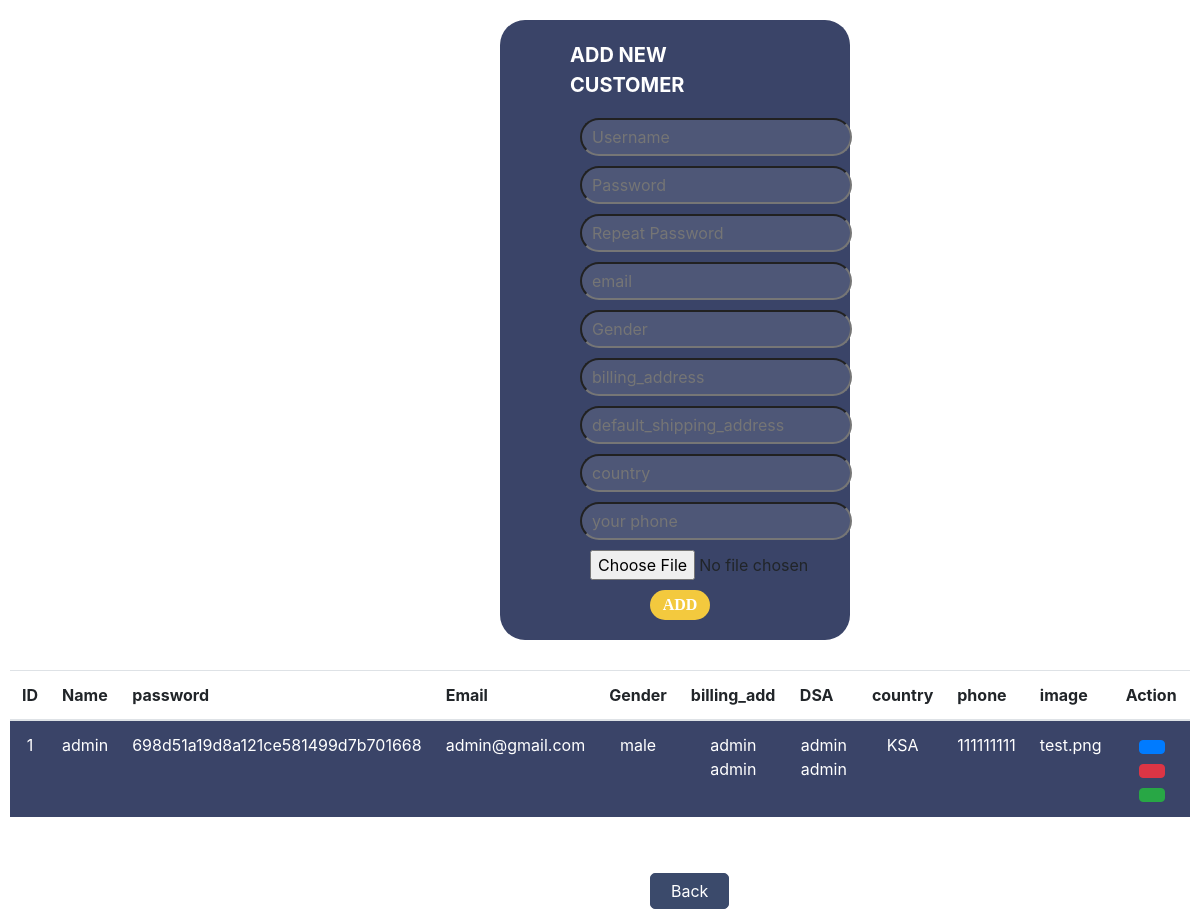
Page /add-customers.php on the committed database.
### tables this page shows
CREATE TABLE `customers` (
  `id` int(11) NOT NULL,
  `user_name` varchar(250) NOT NULL,
  `password` varchar(250) NOT NULL,
  `Email` varchar(250) NOT NULL,
  `Gender` varchar(250) NOT NULL,
  `billing_address` varchar(250) NOT NULL,
  `default_shipping_address` varchar(250) NOT NULL,
  `country` varchar(250) NOT NULL,
  `phone` varchar(250) NOT NULL,
  `image` varchar(250) NOT NULL,
  `upgrade` int(100) NOT NULL DEFAULT 0
);

### add-customers.php (the view, shortened to what this page needs)
<?php
require 'con_db.php';
?>
<!DOCTYPE html>
<html lang="en">
<head>
  <link href="css/add-customer.css" rel="stylesheet" />
  <link href="css/bootstrap.css" rel="stylesheet" />
</head>
<body>
  <section>
    <div class="addcustomer">
      <label class="tab">Add New Customer</label>
      <form class="form" action="<?php htmlspecialchars($_SERVER['PHP_SELF']) ?>" method="POST" enctype="multipart/form-data">
        <input class="input" type="text" name="c_name" placeholder="Username" value="<?php if (isset($rowe)) echo $rowe['user_name']; ?>" required>
        <input id="pass" type="password" class="input" name="pass1" placeholder="Password" required value="">
        <input id="pass" type="password" class="input" name="pass2" placeholder="Repeat Password" required value="">
        <input type="text" class="input" name="mail" id="email" placeholder="email" required value="<?php if (isset($rowe)) echo $rowe['Email']; ?>">
        <input type="text" class="input" name="Gender" id="Gender" placeholder="Gender" required value="<?php if (isset($rowe)) echo $rowe['Gender']; ?>">
        <input type="text" class="input" name="billing_add" id="billing_address" placeholder="billing_address" value="<?php if (isset($rowe)) echo $rowe['billing_address']; ?>">
        <input type="text" class="input" name="default_sh_add" id="default_shipping_address" placeholder="default_shipping_address" required value="<?php if (isset($rowe)) echo $rowe['default_shipping_address'];  ?>">
        <input type="text" class="input" name="country" id="country" placeholder="country" required value="<?php if (isset($rowe)) echo $rowe['country']; ?>">
        <input type="text" class="input" name="phone" id="phone" placeholder="your phone" required value="<?php if (isset($rowe)) echo $rowe['phone']; ?>">
        <input class="image" type="file" name="p_image" value="<?php if (isset($rowe)) echo $rowe['image']; ?>">
        <button type="submit" name="submit" class="button">Add</button>
      </form>
    </div>
    <div class="table-style">
        <table class="table">
          <thead>
            <tr class="head-row-style">
              <th class="hrs">ID</th>
              <th class="hrs">Name</th>
              <th class="hrs">password</th>
              <th class="hrs">Email</th>
              <th class="hrs">Gender</th>
              <th class="hrs">billing_add</th>
              <th class="hrs">DSA</th>
              <th class="hrs">country</th>
              <th class="hrs">phone</th>
              <th class="hrs">image</th>
              <th class="hrs">Action</th>
            </tr>
          </thead>
          <tbody>
            <?php
            $sql = "select * from customers order by id desc";
            $statement = $connection->prepare($sql);
            $statement->execute();
            $i = 1;
            foreach ($statement->fetchall() as $row) {
              $id = $row['id'];
              echo "<tr class='body-row-style'>";
              echo "<td >" . $i . "</td>";
              echo "<td >" . $row['user_name'] . "</td>";
              echo "<td >" . $row['password'] . "</td>";
              echo "<td >" . $row['Email'] . "</td>";
              echo "<td >" . $row['Gender'] . "</td>";
              echo "<td >" . $row['billing_address'] . "</td>";
              echo "<td >" . $row['default_shipping_address'] . "</td>";
              echo "<td >" . $row['country'] . "</td>";
              echo "<td >" . $row['phone'] . "</td>";
              echo "<td >" . $row['image'] . "</td>";
              echo "<td >";
              echo "<a title='Click To Edit' class='btn btn-primary' href='?action=edit&id=$id'></a> ";
              echo "<a title='Click To Delete' onclick=\"return confirm('Are you sure ?')\" class='btn btn-danger' href='?action=delete&id=$id'></a> ";
              if ($row['upgrade'] == 1)
                echo "<a title='Click to delete permissions' onclick=\"return confirm('Are you sure ?')\" class='btn btn-success' href='?action=inactive&id=$id'></a>";
              else
                echo "<a title='Click to add permissions' onclick=\"return confirm('Are you sure ?')\" class='btn btn-warning' href='?action=active&id=$id'></a>";
              echo "</td>";
              echo "</tr>";
              $i++;
            }
            ?>
          </tbody>
        </table>
    </div>
    <div class="back">
      <a href="dashboard.php">Back</a>
    </div>
  </section>
</body>
</html>

### css/add-customer.css (style rules this page uses)
.addcustomer { width:350px; padding:20px 70px 20px 30px; background-color: #3a4468; border-radius: 25px; margin-top: 20px; margin-left: 500px; }
.tab { color: white; margin-left: 40px; text-transform:uppercase; font-weight: bold; font-size: 20px; }
.input { margin-left: 50px; margin-top: 10px; background:rgba(255,255,255,.1); border-radius:25px; padding:5px 10px; }
.button { margin-left: 120px; margin-top: 10px; font-family: 'Poppins'; font-weight: bold; text-transform:uppercase; border:none; border-radius:25px; width:60px; height: 30px; background-color:#f3c93e; color: white; }
.image { margin-left: 60px; margin-top: 10px; }
.table-style { padding: 10px; }
.table { margin-top: 20px; }
.table-style .body-row-style { background-color: #3a4468; text-align: center; color: white; }
.back a { display: inline-block; background-color: #3b4a6b; padding: 5px 20px; color: #ffffff; border-radius: 5px; -webkit-transition: all 0.3s; transition: all 0.3s; border: 1px solid #3b4a6b; margin-left: 650px; margin-top: 30px; text-decoration: none; }

### rows in the picture
customers: user_name "admin", password "698d51a19d8a121ce581499d7b701668", Email "admin@gmail.com", Gender "male", billing_address "admin admin", default_shipping_address "admin admin", country "KSA", phone "111111111", image "test.png"
